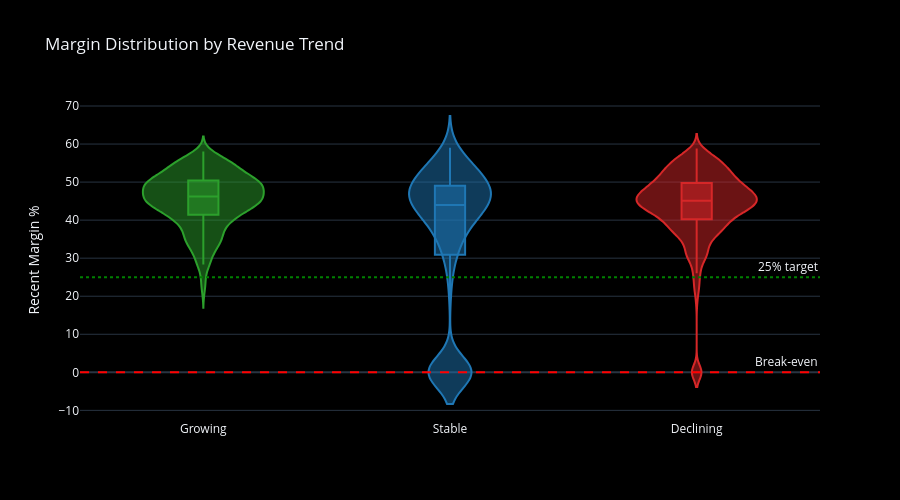

The notebook cell saved with this chart:
### Markdown cell above
### 4.3 · Margin distribution by revenue trend

**What you're looking at:** The full distribution of recent margin % for each trend group. The wide part of each violin shows where most SKUs cluster. The box inside shows median and interquartile range.

**How to read it:** Ideally, the *Growing* violin should sit clearly above the *Declining* violin. If *Growing* SKUs have a similar or lower margin distribution than *Declining* ones, it means you're buying volume by discounting — growing revenue without growing profit.

**Action:** Growing SKUs below the 25% target line (green dot) are worth investigating — are they growing because of price cuts?

### Code cell
plot = sku_df[sku_df['Revenue_Trend'].isin(['Growing','Stable','Declining']) &
              sku_df['Recent_Avg_Margin_%'].between(-40, 80)].copy()

fig = px.violin(
    plot, x='Revenue_Trend', y='Recent_Avg_Margin_%',
    color='Revenue_Trend',
    color_discrete_map={'Growing':'#2ca02c','Stable':'#1f77b4','Declining':'#d62728'},
    box=True, points=False,
    title='Margin Distribution by Revenue Trend',
    labels={'Revenue_Trend': '', 'Recent_Avg_Margin_%': 'Recent Margin %'},
    category_orders={'Revenue_Trend': ['Growing','Stable','Declining']},
)
fig.add_hline(y=0,  line_dash='dash', line_color='red',   annotation_text='Break-even')
fig.add_hline(y=25, line_dash='dot',  line_color='green', annotation_text='25% target')
fig.update_layout(height=500, showlegend=False,
                  plot_bgcolor='black', paper_bgcolor='black')
fig.show()

### Figure 1 — Plotly figure (JSON) as saved in the notebook; plotly's stock layout.template omitted (floating-point values rounded to 4 significant figures; data arrays with more than 128 entries replaced by an {"elided": "..."} marker saying what was removed)
{"data": [{"alignmentgroup": "True", "box": {"visible": true}, "hovertemplate": "=%{x}<br>Recent Margin %=%{y}<extra></extra>", "legendgroup": "Growing", "marker": {"color": "#2ca02c"}, "name": "Growing", "offsetgroup": "Growing", "orientation": "v", "points": false, "scalegroup": "True", "showlegend": true, "x": {"elided": "586 str values"}, "x0": " ", "xaxis": "x", "y": {"elided": "586 float values"}, "y0": " ", "yaxis": "y", "type": "violin"}, {"alignmentgroup": "True", "box": {"visible": true}, "hovertemplate": "=%{x}<br>Recent Margin %=%{y}<extra></extra>", "legendgroup": "Stable", "marker": {"color": "#1f77b4"}, "name": "Stable", "offsetgroup": "Stable", "orientation": "v", "points": false, "scalegroup": "True", "showlegend": true, "x": {"elided": "470 str values"}, "x0": " ", "xaxis": "x", "y": {"elided": "470 float values"}, "y0": " ", "yaxis": "y", "type": "violin"}, {"alignmentgroup": "True", "box": {"visible": true}, "hovertemplate": "=%{x}<br>Recent Margin %=%{y}<extra></extra>", "legendgroup": "Declining", "marker": {"color": "#d62728"}, "name": "Declining", "offsetgroup": "Declining", "orientation": "v", "points": false, "scalegroup": "True", "showlegend": true, "x": {"elided": "887 str values"}, "x0": " ", "xaxis": "x", "y": {"elided": "887 float values"}, "y0": " ", "yaxis": "y", "type": "violin"}], "layout": {"xaxis": {"anchor": "y", "domain": [0.0, 1.0], "title": {"text": ""}, "categoryorder": "array", "categoryarray": ["Growing", "Stable", "Declining"]}, "yaxis": {"anchor": "x", "domain": [0.0, 1.0], "title": {"text": "Recent Margin %"}}, "legend": {"title": {"text": ""}, "tracegroupgap": 0}, "title": {"text": "Margin Distribution by Revenue Trend"}, "violinmode": "overlay", "shapes": [{"line": {"color": "red", "dash": "dash"}, "type": "line", "x0": 0, "x1": 1, "xref": "x domain", "y0": 0, "y1": 0, "yref": "y"}, {"line": {"color": "green", "dash": "dot"}, "type": "line", "x0": 0, "x1": 1, "xref": "x domain", "y0": 25, "y1": 25, "yref": "y"}], "annotations": [{"showarrow": false, "text": "Break-even", "x": 1, "xanchor": "right", "xref": "x domain", "y": 0, "yanchor": "bottom", "yref": "y"}, {"showarrow": false, "text": "25% target", "x": 1, "xanchor": "right", "xref": "x domain", "y": 25, "yanchor": "bottom", "yref": "y"}], "height": 500, "showlegend": false, "plot_bgcolor": "black", "paper_bgcolor": "black"}}
